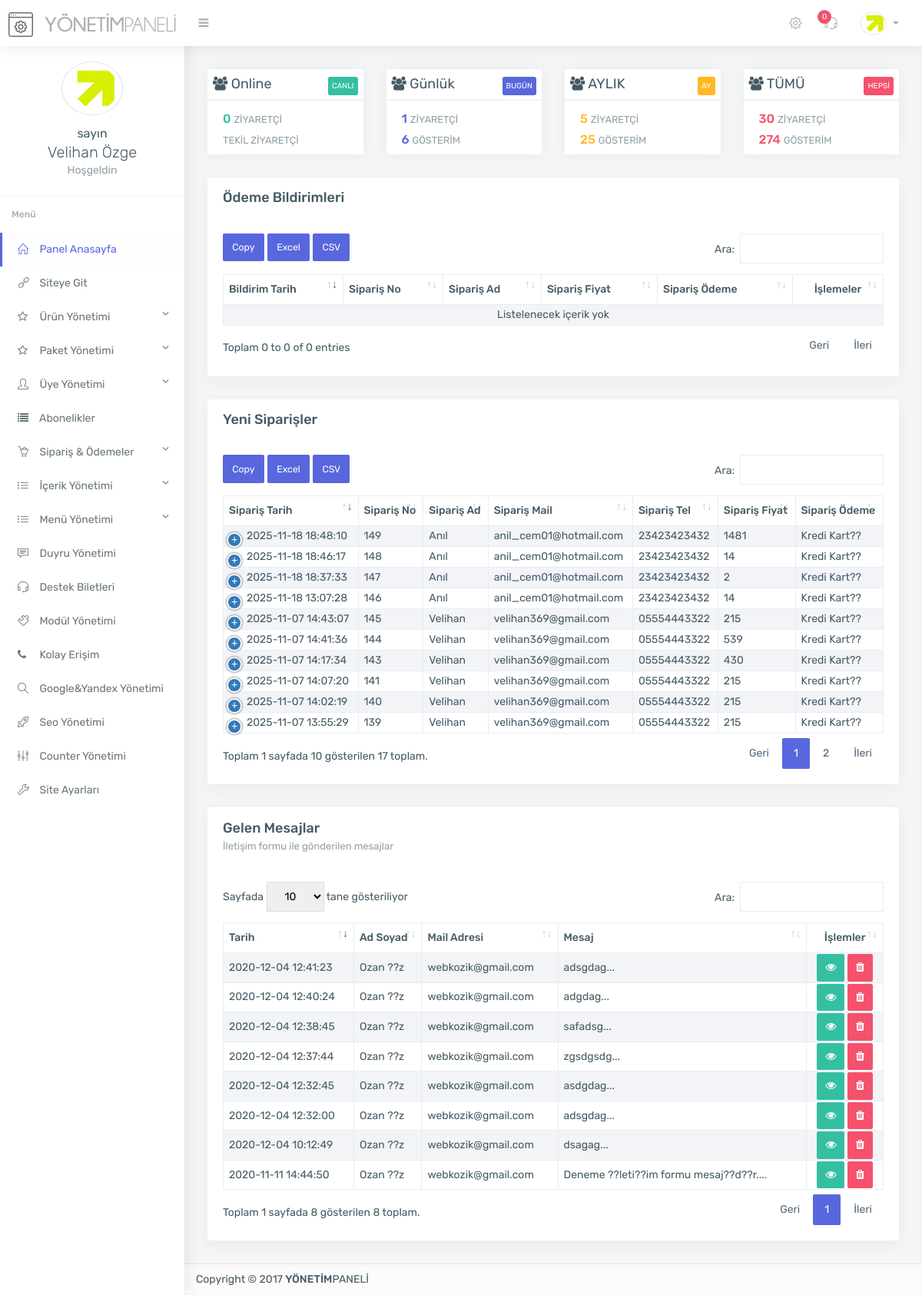
The app's page /admin/index.php (signed in) with its own data.
### tables this page shows
CREATE TABLE `kullanici` (
  `kullanici_id` int(11) NOT NULL,
  `kullanici_adi` varchar(250) NOT NULL,
  `kullanici_pass` varchar(250) NOT NULL,
  `kullanici_adsoyad` varchar(500) NOT NULL,
  `kullanici_resim` varchar(500) NOT NULL
);

CREATE TABLE `siparis` (
  `siparis_id` int(11) NOT NULL,
  `siparis_tarih` timestamp NULL DEFAULT CURRENT_TIMESTAMP,
  `siparis_ad` varchar(255) DEFAULT NULL,
  `siparis_durum` int(11) DEFAULT '1',
  `siparis_odeme` varchar(255) DEFAULT NULL,
  `siparis_not` longtext,
  `siparis_fiyat` int(11) DEFAULT NULL,
  `siparis_fiyat_kdvsiz` varchar(255) DEFAULT NULL,
  `iyzico_token` varchar(255) DEFAULT NULL
);

CREATE TABLE `uye` (
  `uye_id` int(11) NOT NULL,
  `uye_tarih` timestamp NULL DEFAULT CURRENT_TIMESTAMP,
  `uye_ad` varchar(255) DEFAULT NULL,
  `uye_soyad` varchar(255) DEFAULT NULL,
  `uye_tel` varchar(255) DEFAULT NULL,
  `uye_mail` varchar(255) DEFAULT NULL,
  `uye_adres` varchar(255) DEFAULT NULL,
  `uye_tc` varchar(255) DEFAULT NULL,
  `uye_sifre` varchar(255) DEFAULT NULL,
  `uye_kod` varchar(255) DEFAULT NULL,
  `uye_resim` varchar(255) DEFAULT '0',
  `uye_onaymail` int(11) DEFAULT '0',
  `uye_onaytel` int(11) DEFAULT '0',
  `uye_kodmail` varchar(255) DEFAULT NULL,
  `uye_kodtel` varchar(255) DEFAULT NULL,
  `uye_smssure` varchar(255) DEFAULT NULL,
  `uye_mailsure` varchar(255) DEFAULT NULL
);

CREATE TABLE `mesajlar` (
  `mesaj_id` int(11) NOT NULL,
  `mesaj_tarih` timestamp NULL DEFAULT CURRENT_TIMESTAMP,
  `mesaj_ad` varchar(255) DEFAULT NULL,
  `mesaj_tel` varchar(255) DEFAULT NULL,
  `mesaj_mail` varchar(255) DEFAULT NULL,
  `mesaj_icerik` longtext
);

### admin/index.php (the view, shortened to what the rows shown need)
<?php
include 'header.php';
include 'topbar.php';
include 'sidebar.php';
$mesajsor=$db->prepare("SELECT * from mesajlar");
$mesajsor->execute(array(0));
?>
<section class="main-content container">
	<div class="row">
		<?php
		$bugun=date("d");
 	$ay=date("m");
 	$yil=date("Y");
 	$ip=$_SERVER['REMOTE_ADDR'];
 	$bugunGiris=$db->query("SELECT * FROM hit WHERE ip='$ip' AND gun='$bugun'")->rowCount();
 	if($bugunGiris!=0){
 		$al=$db->query("SELECT * FROM `hit` WHERE  `ip`='".$ip."' AND `gun`='".$bugun."'")->fetch();
 	$guncelle=$db->query("UPDATE `hit` SET `sayac`='".($al['sayac']+1)."' WHERE id='".$al['id']."'");
	}else{
		$db->query("INSERT INTO `hit` SET `gun`='$bugun', `ay`='$ay', `yil`='$yil', simdi='".time()."', sayac='1',ip='$ip'");
	}
	?>
	<div class="col-md-3">
		<div class="widget widget-chart white-bg padding-0">
			<div class="widget-title">
				<h2 class="margin-b-0"><i class="fa fa-users"></i>  Online</h2>
			</div>
		</div>
	</div>
	<div class="col-md-3">
		<div class="widget widget-chart white-bg padding-0">
			<div class="widget-title">
				<h2 class="margin-b-0"><i class="fa fa-users"></i>  Günlük</h2>
			</div>
		</div>
	</div>
	<div class="col-md-3">
		<div class="widget widget-chart white-bg padding-0">
			<div class="widget-title">
				<h2 class="margin-b-0"><i class="fa fa-users"></i>  AYLIK</h2>
			</div>
		</div>
	</div>
	<div class="col-md-3">
		<div class="widget widget-chart white-bg padding-0">
			<div class="widget-title">
				<h2 class="margin-b-0"><i class="fa fa-users"></i> TÜMÜ</h2>
			</div>
		</div>
	</div>
	<div class="col-md-12">
		<div class="card">
			<div class="card-block">
				<table id="datatable22" class="table table-striped dt-responsive nowrap">
					<thead>
						<tr>
							<th>
								<strong>Bildirim Tarih</strong>
							</th>
							<th>
								<strong>Sipariş No</strong>
							</th>
							<th>
								<strong>Sipariş Ad</strong>
							</th>
							<th>
								<strong>Sipariş Fiyat</strong>
							</th>
							<th>
								<strong>Sipariş Ödeme</strong>
							</th>
							<th class="text-center">
								<strong>İşlemeler</strong>
							</th>
						</tr>
					</thead>
				</table>
			</div>
		</div>
	</div>	<div class="col-md-12">
		<div class="card">
			<div class="card-block">
				<table id="datatable2" class="table table-striped dt-responsive nowrap">
					<thead>
						<tr>
							<th>
								<strong>Sipariş Tarih</strong>
							</th>
							<th>
								<strong>Sipariş No</strong>
							</th>
							<th>
								<strong>Sipariş Ad</strong>
							</th>
							<th>
								<strong>Sipariş Mail</strong>
							</th>
							<th>
								<strong>Sipariş Tel</strong>
							</th>
							<th>
								<strong>Sipariş Fiyat</strong>
							</th>
							<th>
								<strong>Sipariş Ödeme</strong>
							</th>
						</tr>
					</thead>
					<tbody>
						<?php
						$siparissor=$db->prepare("SELECT * from siparis where siparis_durum=1 order by siparis_tarih ASC");
						$siparissor->execute(array(0));
						while ($sipariscek=$siparissor->fetch(PDO::FETCH_ASSOC)) {
							$user=$db->prepare("SELECT * from uye where uye_id=:uye_mail");
							$user->execute(array(
								'uye_mail' => $sipariscek['siparis_ad']
							));
							$userprint=$user->fetch(PDO::FETCH_ASSOC);
							?>
							<tr>
								<td><?php echo $sipariscek['siparis_tarih']; ?></td>
								<td><?php echo $sipariscek['siparis_id']; ?></td>
								<td><?php echo $userprint['uye_ad']; ?></td>
								<td><?php echo $userprint['uye_mail']; ?></td>
								<td><?php echo $userprint['uye_tel']; ?></td>
								<td><?php echo $sipariscek['siparis_fiyat']; ?></td>
								<td><?php echo $sipariscek['siparis_odeme']; ?></td>
							</tr>
						<?php } ?>
					</tbody>
				</table>
			</div>
		</div>
	</div>
	<div class="col-md-12">
		<div class="card">
			<div class="card-block">
				<table id="datatable1" class="table table-striped dt-responsive nowrap table-hover">
					<thead>
						<tr>
							<th class="text-left">
								<strong>Tarih</strong>
							</th>
							<th class="text-left">
								<strong>Ad Soyad</strong>
							</th>
							<th class="text-left">
								<strong>Mail Adresi</strong>
							</th>
							<th class="text-left">
								<strong>Mesaj</strong>
							</th>
							<th class="text-center">
								<strong>İşlemler</strong>
							</th>
						</tr>
					</thead>
					<tbody>
						<?php
						while ($mesajprint=$mesajsor->fetch(PDO::FETCH_ASSOC)) {
							$mesajicerik=mb_substr(strip_tags($mesajprint['mesaj_icerik']), 0, 80, 'UTF-8')."...";
							?>
							<tr>
								<td><?php echo $mesajprint['mesaj_tarih']; ?></td>
								<td><?php echo $mesajprint['mesaj_ad']; ?></td>
								<td><?php echo $mesajprint['mesaj_mail']; ?></td>
								<td><?php echo $mesajicerik; ?></td>
								<td class="text-center">
									<a href="mesaj-detay.php?mesaj_id=<?php echo $mesajprint['mesaj_id']; ?>" title="Göster" class="btn btn-sm btn-success"><i class="fa fa-eye"></i></a>
									<a href="controller/function.php?mesajsil=ok&mesaj_id=<?php echo $mesajprint['mesaj_id']; ?>" title="Sil" class="btn btn-sm btn-danger"><i class="fa fa-trash"></i></a>
								</td>
							</tr>
						<?php } ?>
					</tbody>
				</table>
			</div>
		</div>
	</div>
</div>
<?php include 'footer.php'; ?>

### admin/topbar.php (shortened to what the rows shown need)
<div class="top-bar light-top-bar">
	<div class="container-fluid">
		<div class="row">
			<div class="col">
				<a class="admin-logo" href="index.php">
					<h1>
						<img alt="" src="assets/img/genel/logo.png" class="logo-icon margin-r-10">
						<img alt="" src="assets/img/genel/logo-text.png" class="toggle-none hidden-xs">
					</h1>
				</a>
			</div>
			<div class="col">
				<ul class="list-inline top-right-nav">
					<li class="dropdown avtar-dropdown">
						<a class="dropdown-toggle" data-toggle="dropdown" href="#">
							<img alt="" class="rounded-circle" src="<?php echo $userprint['kullanici_resim']; ?>" width="30">
						</a>
					</li>
				</ul>
			</div>
		</div>
	</div>
</div>

### admin/sidebar.php (shortened to what the rows shown need)
<div class="main-sidebar-nav default-navigation">
    <div class="nano">
        <div class="nano-content sidebar-nav">
            <ul class="metisMenu nav flex-column" id="menu">
                <div class="card-block border-bottom text-center nav-profile">
                    <img alt="profile" class="rounded-circle margin-b-10 circle-border " src="<?php echo $userprint['kullanici_resim']; ?>" width="80">
                    <p class="lead margin-b-0 toggle-none"><small>sayın<br> </small><?php echo $userprint['kullanici_adsoyad'] ?></p>
                    <p class="text-muted mv-0 toggle-none">Hoşgeldin</p>
                </div>
            </ul>
        </div>
    </div>
</div>

### records on screen
kullanici: kullanici_resim (picture), kullanici_adsoyad "Velihan Özge"
siparis: siparis_tarih "2025-11-07 13:55:29", siparis_id "139", uye.uye_ad "Velihan", uye.uye_mail "velihan369@gmail.com", uye.uye_tel "05554443322", siparis_fiyat "215", siparis_odeme "Kredi Kart??"
siparis: siparis_tarih "2025-11-07 14:02:19", siparis_id "140", uye.uye_ad "Velihan", uye.uye_mail "velihan369@gmail.com", uye.uye_tel "05554443322", siparis_fiyat "215", siparis_odeme "Kredi Kart??"
siparis: siparis_tarih "2025-11-07 14:07:20", siparis_id "141", uye.uye_ad "Velihan", uye.uye_mail "velihan369@gmail.com", uye.uye_tel "05554443322", siparis_fiyat "215", siparis_odeme "Kredi Kart??"
siparis: siparis_tarih "2025-11-07 14:17:34", siparis_id "143", uye.uye_ad "Velihan", uye.uye_mail "velihan369@gmail.com", uye.uye_tel "05554443322", siparis_fiyat "430", siparis_odeme "Kredi Kart??"
siparis: siparis_tarih "2025-11-07 14:41:36", siparis_id "144", uye.uye_ad "Velihan", uye.uye_mail "velihan369@gmail.com", uye.uye_tel "05554443322", siparis_fiyat "539", siparis_odeme "Kredi Kart??"
siparis: siparis_tarih "2025-11-07 14:43:07", siparis_id "145", uye.uye_ad "Velihan", uye.uye_mail "velihan369@gmail.com", uye.uye_tel "05554443322", siparis_fiyat "215", siparis_odeme "Kredi Kart??"
siparis: siparis_tarih "2025-11-18 13:07:28", siparis_id "146", uye.uye_ad "Anıl", uye.uye_mail "anil_cem01@hotmail.com", uye.uye_tel "23423423432", siparis_fiyat "14", siparis_odeme "Kredi Kart??"
siparis: siparis_tarih "2025-11-18 18:37:33", siparis_id "147", uye.uye_ad "Anıl", uye.uye_mail "anil_cem01@hotmail.com", uye.uye_tel "23423423432", siparis_fiyat "2", siparis_odeme "Kredi Kart??"
siparis: siparis_tarih "2025-11-18 18:46:17", siparis_id "148", uye.uye_ad "Anıl", uye.uye_mail "anil_cem01@hotmail.com", uye.uye_tel "23423423432", siparis_fiyat "14", siparis_odeme "Kredi Kart??"
siparis: siparis_tarih "2025-11-18 18:48:10", siparis_id "149", uye.uye_ad "Anıl", uye.uye_mail "anil_cem01@hotmail.com", uye.uye_tel "23423423432", siparis_fiyat "1481", siparis_odeme "Kredi Kart??"
mesajlar: mesaj_tarih "2020-11-11 14:44:50", mesaj_ad "Ozan ??z", mesaj_mail "webkozik@gmail.com", mesaj_icerik "Deneme ??leti??im formu mesaj??d??r...."
mesajlar: mesaj_tarih "2020-12-04 10:12:49", mesaj_ad "Ozan ??z", mesaj_mail "webkozik@gmail.com", mesaj_icerik "dsagag..."
mesajlar: mesaj_tarih "2020-12-04 12:32:00", mesaj_ad "Ozan ??z", mesaj_mail "webkozik@gmail.com", mesaj_icerik "adsgdag..."
mesajlar: mesaj_tarih "2020-12-04 12:32:45", mesaj_ad "Ozan ??z", mesaj_mail "webkozik@gmail.com", mesaj_icerik "asdgdag..."
mesajlar: mesaj_tarih "2020-12-04 12:37:44", mesaj_ad "Ozan ??z", mesaj_mail "webkozik@gmail.com", mesaj_icerik "zgsdgsdg..."
mesajlar: mesaj_tarih "2020-12-04 12:38:45", mesaj_ad "Ozan ??z", mesaj_mail "webkozik@gmail.com", mesaj_icerik "safadsg..."
mesajlar: mesaj_tarih "2020-12-04 12:40:24", mesaj_ad "Ozan ??z", mesaj_mail "webkozik@gmail.com", mesaj_icerik "adgdag..."
mesajlar: mesaj_tarih "2020-12-04 12:41:23", mesaj_ad "Ozan ??z", mesaj_mail "webkozik@gmail.com", mesaj_icerik "adsgdag..."

### other values on screen
$yeni "0"
$online "0"
$bugun_tekil "1"
$bugun_cogul "6"
$buay_tekil "5"
$buay_cogul "25"
$toplam_tekil "30"
$toplam_cogul "274"
